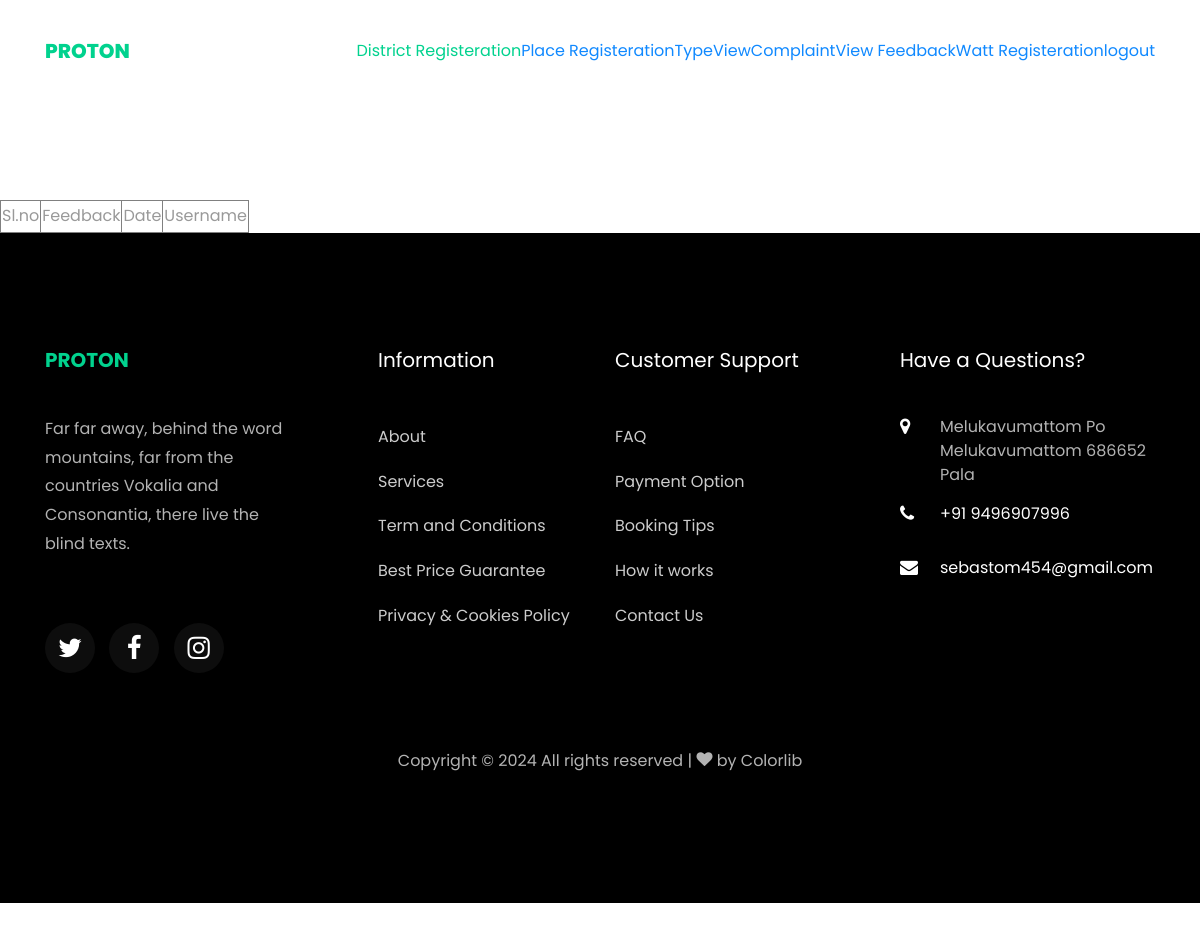
Before: /webadmin/ViewFeedback/ with the older database file.
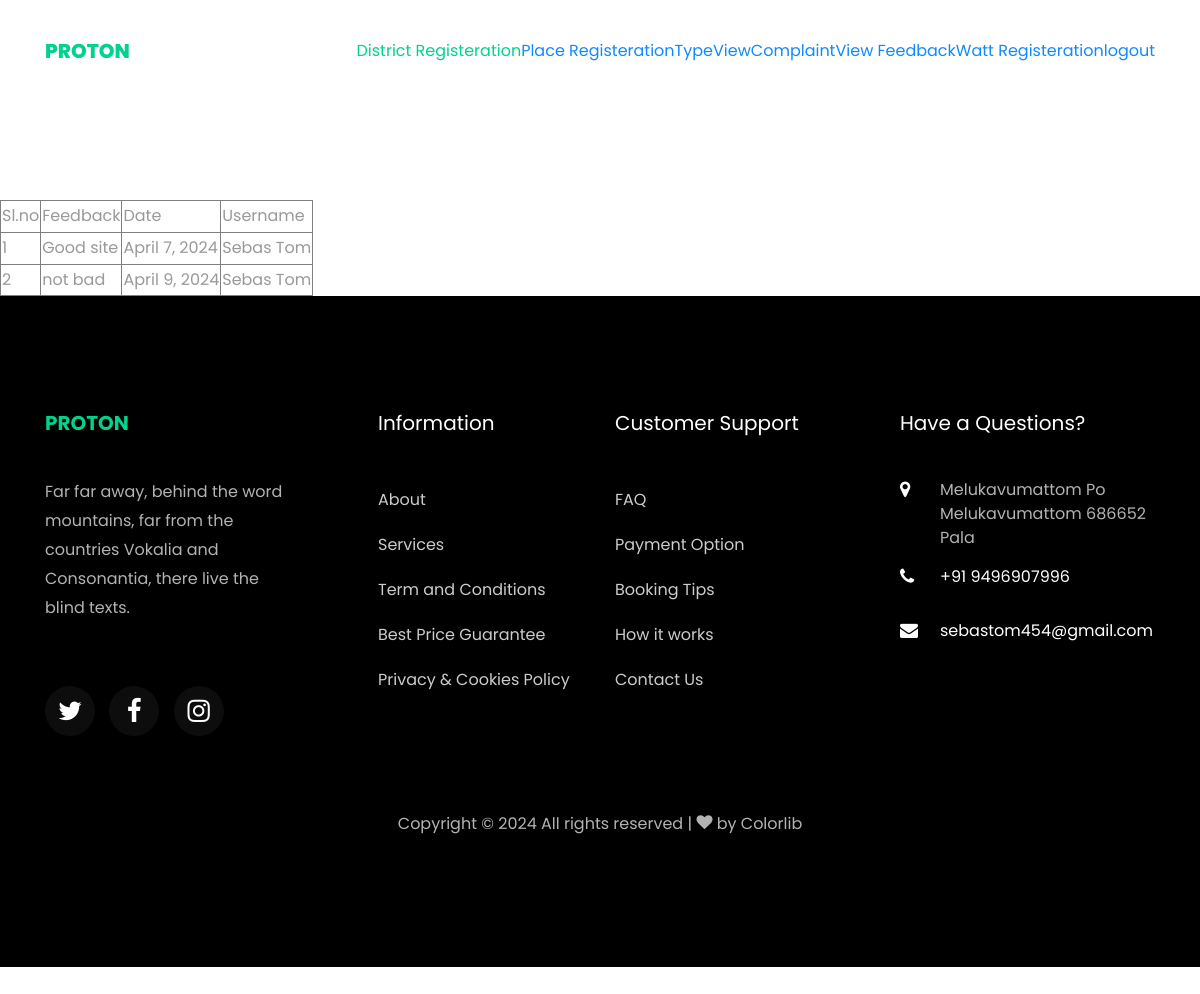
After: the same page with the newer database file.
### User/models.py (models this page shows)
class tbl_feedback(models.Model):
    user=models.ForeignKey(tbl_user,on_delete=models.CASCADE)
    feedback_content=models.CharField(max_length=300)
    feedback_date=models.DateField(auto_now_add=True)

### Guest/models.py (models this page shows)
class tbl_user(models.Model):
    user_name=models.CharField(max_length=50)
    user_gender=models.CharField(max_length=50)
    user_contact=models.CharField(max_length=50)
    user_email=models.CharField(max_length=50)
    user_password=models.CharField(max_length=50)
    user_type=models.CharField(max_length=50)
    user_photo=models.FileField(upload_to='Assets/UserPhoto/')
    user_proof=models.FileField(upload_to='Assets/UserProof/')
    place=models.ForeignKey(tbl_place, on_delete=models.CASCADE)

### Admin/views.py (the view)
# urls.py: path("ViewFeedback/",views. ViewFeedback,name="ViewFeedback"),
def ViewFeedback(request):
    data=tbl_feedback.objects.all()
    return render(request,"Admin/ViewFeedback.html",{'data':data})

### Admin/Templates/Admin/ViewFeedback.html (shortened to what this page needs)
{% extends 'Admin/Header.html' %}
{% block content %}
{% load static %}
<!DOCTYPE html>
<html lang="en">
<head>
</head>
<body>
    <table border="1">
        <tr>
            <td>Sl.no</td>
            <td>Feedback</td>
            <td>Date</td>
            <td>Username</td>
        </tr>
        {% for i in data %}
        <tr>
            <td>{{forloop.counter}}</td>
            <td>{{i.feedback_content}}</td>
            <td>{{i.feedback_date}}</td>
            <td>{{i.user.user_name}}</td>
        </tr>
        {% endfor %}
   </table>
</body>
</html>
{% endblock content%}

Changed rows visible on the page:
added tbl_feedback: feedback_content "Good site", feedback_date "April 7, 2024", user.user_name "Sebas Tom"
added tbl_feedback: feedback_content "not bad", feedback_date "April 9, 2024", user.user_name "Sebas Tom"
